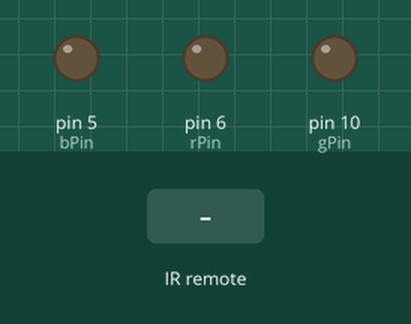
The sketch below on a simulated Arduino Uno, built with avr-gcc and run on an emulated ATmega328P. Parts: output pins drawn as LEDs (lit = HIGH). The test bench sets the inputs (shaded band).

Above: at 1.2 s.
1.3 s: infrared code 0xFF00BF00 received
At 2.4 s:
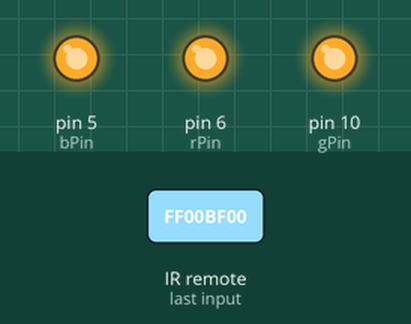
Timing chart, 0 to 4.3 s (numbered marks = the images above; inputs shaded):
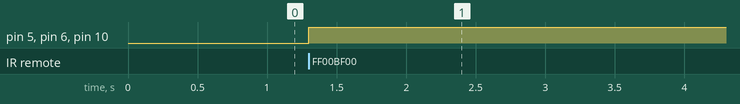

The sketch:

arduino_32_ir_sensor_led_brightness1.ino
```cpp
#include <IRremote.h>

int IRpin = 9;
String myCom;

int rPin = 6;
int gPin = 10;
int bPin = 5;

int rBright = 255;
int gBright = 255;
int bBright = 255;

float dFact = 1;

void setup() {
  Serial.begin(9600);
  IrReceiver.begin(IRpin, ENABLE_LED_FEEDBACK);

  pinMode(rPin, OUTPUT);
  pinMode(gPin, OUTPUT);
  pinMode(bPin, OUTPUT);
}

void loop() {
  if (IrReceiver.decode()) {
    unsigned long cmd = IrReceiver.decodedIRData.decodedRawData;
    myCom = "";

    if (cmd == 0xFF00BF00) { myCom = "pwr"; }
    else if (cmd == 0xFE01BF00) { myCom = "v+"; }
    else if (cmd == 0xFD02BF00) { myCom = "stop"; }
    else if (cmd == 0xFB04BF00) { myCom = "bw"; }
    else if (cmd == 0xFA05BF00) { myCom = "pause"; }
    else if (cmd == 0xF906BF00) { myCom = "fw"; }
    else if (cmd == 0xF708BF00) { myCom = "dn"; }
    else if (cmd == 0xF609BF00) { myCom = "v-"; }
    else if (cmd == 0xF50ABF00) { myCom = "up"; }
    else if (cmd == 0xF30CBF00) { myCom = "0"; }
    else if (cmd == 0xF20DBF00) { myCom = "eq"; }
    else if (cmd == 0xF10EBF00) { myCom = "rept"; }
    else if (cmd == 0xEF10BF00) { myCom = "1"; }
    else if (cmd == 0xEE11BF00) { myCom = "2"; }
    else if (cmd == 0xED12BF00) { myCom = "3"; }
    else if (cmd == 0xEB14BF00) { myCom = "4"; }
    else if (cmd == 0xEA15BF00) { myCom = "5"; }
    else if (cmd == 0xE916BF00) { myCom = "6"; }
    else if (cmd == 0xE718BF00) { myCom = "7"; }
    else if (cmd == 0xE619BF00) { myCom = "8"; }
    else if (cmd == 0xE51ABF00) { myCom = "9"; }

    if (myCom == "pwr") {
      rBright = 255; gBright = 255; bBright = 255; dFact = 1;
    }
    if (myCom == "stop") {
      rBright = 0; gBright = 0; bBright = 0; dFact = 0;
    }
    if (myCom == "0") { rBright = 255; gBright = 255; bBright = 255; }
    if (myCom == "1") { rBright = 255; gBright = 0;   bBright = 0;   }
    if (myCom == "2") { rBright = 0;   gBright = 255; bBright = 0;   }
    if (myCom == "3") { rBright = 0;   gBright = 0;   bBright = 255; }
    if (myCom == "4") { rBright = 0;   gBright = 255; bBright = 255; }
    if (myCom == "5") { rBright = 255; gBright = 0;   bBright = 150; }
    if (myCom == "6") { rBright = 255; gBright = 255; bBright = 0;   }

    if (myCom == "dn") {
      dFact *= 0.75;
    }

    if (myCom == "up") {
      dFact *= 1.3;
      if (dFact > 1) dFact = 1;
    }

    analogWrite(rPin, rBright * dFact);
    analogWrite(gPin, gBright * dFact);
    analogWrite(bPin, bBright * dFact);

    if (myCom != "") {
      Serial.println(myCom);
    }

    IrReceiver.resume();
  }
}
```

Measured:
- after the input at 1.3 s, pin 5 (bPin), pin 6 (rPin), pin 10 (gPin): LOW → HIGH at once
